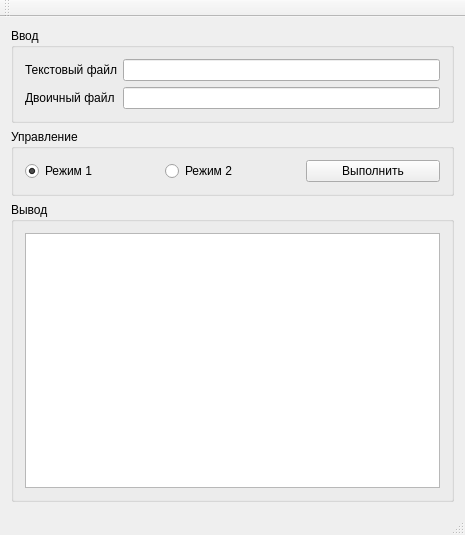
<?xml version="1.0" encoding="UTF-8"?>
<ui version="4.0">
 <class>MainWindow</class>
 <widget class="QMainWindow" name="MainWindow">
  <property name="geometry">
   <rect>
    <x>0</x>
    <y>0</y>
    <width>465</width>
    <height>535</height>
   </rect>
  </property>
  <property name="windowTitle">
   <string>Практическая работа</string>
  </property>
  <widget class="QWidget" name="centralWidget">
   <layout class="QVBoxLayout" name="verticalLayout_2">
    <item>
     <widget class="QGroupBox" name="inputGroupBox">
      <property name="title">
       <string>Ввод</string>
      </property>
      <layout class="QFormLayout" name="formLayout_4">
       <item row="0" column="0">
        <widget class="QLabel" name="textFileLabel">
         <property name="text">
          <string>Текстовый файл</string>
         </property>
        </widget>
       </item>
       <item row="0" column="1">
        <widget class="QLineEdit" name="textFileLineEdit"/>
       </item>
       <item row="1" column="0">
        <widget class="QLabel" name="binFileLabel">
         <property name="text">
          <string>Двоичный файл</string>
         </property>
        </widget>
       </item>
       <item row="1" column="1">
        <widget class="QLineEdit" name="binFileLineEdit"/>
       </item>
      </layout>
     </widget>
    </item>
    <item>
     <widget class="QGroupBox" name="controlGroupBox">
      <property name="title">
       <string>Управление</string>
      </property>
      <layout class="QHBoxLayout" name="horizontalLayout">
       <item>
        <widget class="QRadioButton" name="mode1RadioButton">
         <property name="text">
          <string>Режим 1</string>
         </property>
         <property name="checked">
          <bool>true</bool>
         </property>
         <attribute name="buttonGroup">
          <string notr="true">modeButtonGroup</string>
         </attribute>
        </widget>
       </item>
       <item>
        <widget class="QRadioButton" name="mode2RadioButton">
         <property name="text">
          <string>Режим 2</string>
         </property>
         <attribute name="buttonGroup">
          <string notr="true">modeButtonGroup</string>
         </attribute>
        </widget>
       </item>
       <item>
        <widget class="QPushButton" name="execPushButton">
         <property name="text">
          <string>Выполнить</string>
         </property>
         <property name="autoDefault">
          <bool>true</bool>
         </property>
         <property name="default">
          <bool>false</bool>
         </property>
        </widget>
       </item>
      </layout>
     </widget>
    </item>
    <item>
     <widget class="QGroupBox" name="outGroupBox">
      <property name="title">
       <string>Вывод</string>
      </property>
      <layout class="QVBoxLayout" name="verticalLayout_3">
       <item>
        <widget class="QPlainTextEdit" name="outTextEdit">
         <property name="enabled">
          <bool>true</bool>
         </property>
         <property name="readOnly">
          <bool>true</bool>
         </property>
        </widget>
       </item>
      </layout>
     </widget>
    </item>
   </layout>
  </widget>
  <widget class="QStatusBar" name="statusBar"/>
  <widget class="QToolBar" name="mainToolBar">
   <attribute name="toolBarArea">
    <enum>TopToolBarArea</enum>
   </attribute>
   <attribute name="toolBarBreak">
    <bool>false</bool>
   </attribute>
  </widget>
  <widget class="QMenuBar" name="menuBar">
   <property name="geometry">
    <rect>
     <x>0</x>
     <y>0</y>
     <width>465</width>
     <height>23</height>
    </rect>
   </property>
  </widget>
 </widget>
 <layoutdefault spacing="6" margin="11"/>
 <resources/>
 <connections/>
 <buttongroups>
  <buttongroup name="modeButtonGroup"/>
 </buttongroups>
</ui>
